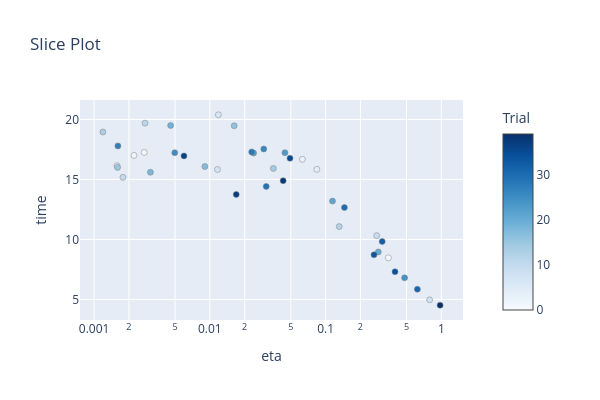

This figure's notebook cell:
### Code cell
fig = plot_slice(study, target=lambda trial: trial.values[1], target_name='time')
fig.update_layout(height=400, width=600)

### Figure 1 — Plotly figure (JSON) as saved in the notebook; plotly's stock layout.template omitted (floating-point values rounded to 4 significant figures)
{"data": [{"marker": {"color": [0, 1, 2, 3, 4, 5, 6, 7, 8, 9, 10, 11, 12, 13, 14, 15, 16, 17, 18, 19, 20, 21, 22, 23, 24, 25, 26, 27, 28, 29, 30, 31, 32, 33, 34, 35, 36, 37, 38, 39], "colorbar": {"title": {"text": "Trial"}, "x": 1, "xpad": 40, "y": 0.5}, "colorscale": [[0, "rgb(247,251,255)"], [0.125, "rgb(222,235,247)"], [0.25, "rgb(198,219,239)"], [0.375, "rgb(158,202,225)"], [0.5, "rgb(107,174,214)"], [0.625, "rgb(66,146,198)"], [0.75, "rgb(33,113,181)"], [0.875, "rgb(8,81,156)"], [1, "rgb(8,48,107)"]], "line": {"color": "Grey", "width": 0.5}}, "mode": "markers", "name": "Feasible Trial", "showlegend": false, "type": "scatter", "x": [0.3488, 0.002709, 0.002211, 0.06306, 0.08398, 0.001577, 0.01186, 0.01164, 0.7918, 0.2764, 0.001776, 0.002755, 0.1312, 0.001191, 0.0354, 0.001594, 0.01623, 0.009057, 0.003066, 0.004584, 0.2854, 0.1147, 0.02388, 0.04453, 0.4814, 0.004975, 0.02924, 0.001606, 0.02299, 0.0307, 0.1454, 0.6209, 0.3084, 0.2619, 0.398, 0.04926, 0.005977, 0.0169, 0.04299, 0.9757], "y": [8.467, 17.25, 17.0, 16.68, 15.84, 16.15, 20.39, 15.83, 4.968, 10.32, 15.18, 19.69, 11.07, 18.95, 15.92, 16.0, 19.48, 16.08, 15.6, 19.5, 8.963, 13.19, 17.19, 17.23, 6.799, 17.23, 17.54, 17.8, 17.29, 14.42, 12.66, 5.851, 9.826, 8.723, 7.311, 16.76, 16.96, 13.75, 14.89, 4.517]}], "layout": {"height": 400, "title": {"text": "Slice Plot"}, "width": 600, "xaxis": {"autorange": true, "range": [-3.122, 0.1872], "title": {"text": "eta"}, "type": "log"}, "yaxis": {"autorange": true, "range": [3.288, 21.62], "title": {"text": "time"}, "type": "linear"}}}
